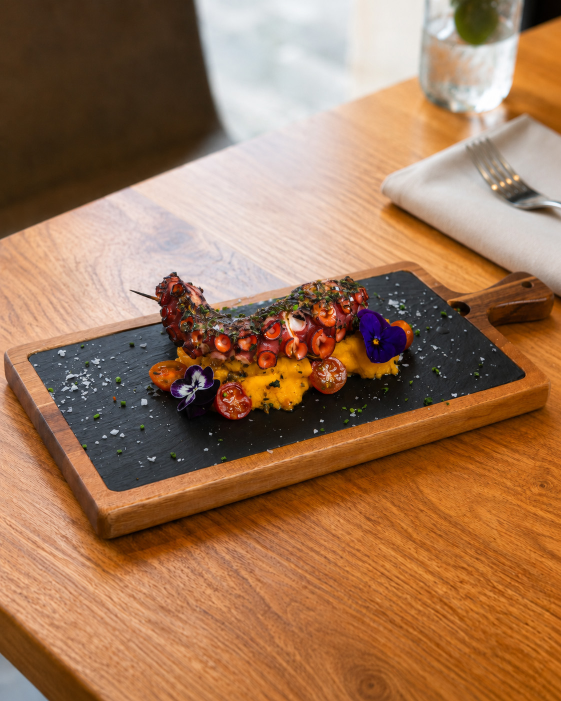
#> input picture scratch/mcy_images/02d2ad0e739c703d78dc7caa2fd1383f.jpg, 1122 x 1402 px, found by its file name (shown at 1/2 size); its folder holds only this picture in this run
$ python visual_image_match.py
#> lines starting #> are read from the running program, lines starting #| are printed output that depends on the picture
import os
import sys
from pathlib import Path
from PIL import Image
import numpy as np

sys.stdout.reconfigure(encoding='utf-8')

def get_img_thumb(path, size=(64, 64)):
    try:
        with Image.open(path) as im:
            im = im.convert('RGB').resize(size)
            return np.array(im, dtype=np.float32)
    except Exception as e:
        return None

mcy_dir = Path("scratch/mcy_images")
client_dir = Path("assets/img/elnano client drive pics")

client_thumbs = {}
for root, dirs, files in os.walk(client_dir):
    for f in files:
        if f.lower().endswith(('.jpg', '.jpeg', '.png', '.webp')):
            full_path = os.path.join(root, f)
            t = get_img_thumb(full_path)
            if t is not None:
                client_thumbs[full_path.replace("\\", "/")] = t

print(f"Loaded {len(client_thumbs)} client drive thumbnails.")

with open('scratch/micartaya_dump.json', encoding='utf-8') as f:
#> (reads scratch/micartaya_dump.json from the repository)
    import json
    data = json.load(f)

img_to_prod = {}
for fam in data['families']:
    for p in fam['products']:
        url = p.get('image_url') or p.get('image')
        if url:
            fname = os.path.basename(url)
            img_to_prod[fname] = {
                'name': p['name'],
                'fam': fam['name'],
                'desc': p.get('translations', {}).get('es', {}).get('short_description', p.get('description'))
            }

for mcy_file in sorted(os.listdir(mcy_dir)):
    mcy_path = os.path.join(mcy_dir, mcy_file)
    if os.path.getsize(mcy_path) == 0:
        continue
    t_mcy = get_img_thumb(mcy_path)
#> in get_img_thumb, im is the input picture: PIL image 1122x1402 RGB; mean R, G, B 159.5, 118, 86.5
#> in get_img_thumb, `im = im.convert('RGB').resize(size)`:
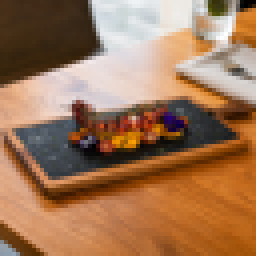
#> im: PIL image 64x64 RGB (shown 4 times larger); mean R, G, B 159.5, 118, 86.5
    if t_mcy is None:
        continue

    prod = img_to_prod.get(mcy_file, {'name': 'Unknown', 'fam': 'Unknown'})

    # Calculate MSE with all client thumbs
    best_matches = []
    for c_path, t_cli in client_thumbs.items():
        diff = np.mean((t_mcy - t_cli) ** 2)
        best_matches.append((diff, c_path))
#> after the loop, best_matches = []
    best_matches.sort(key=lambda x: x[0])

#> (the run stopped early here; a loop or call above may not have finished)
